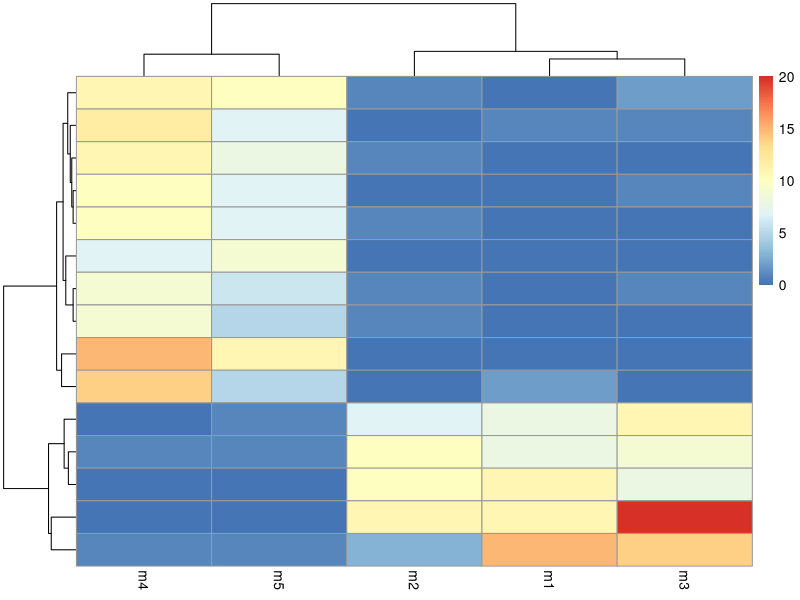
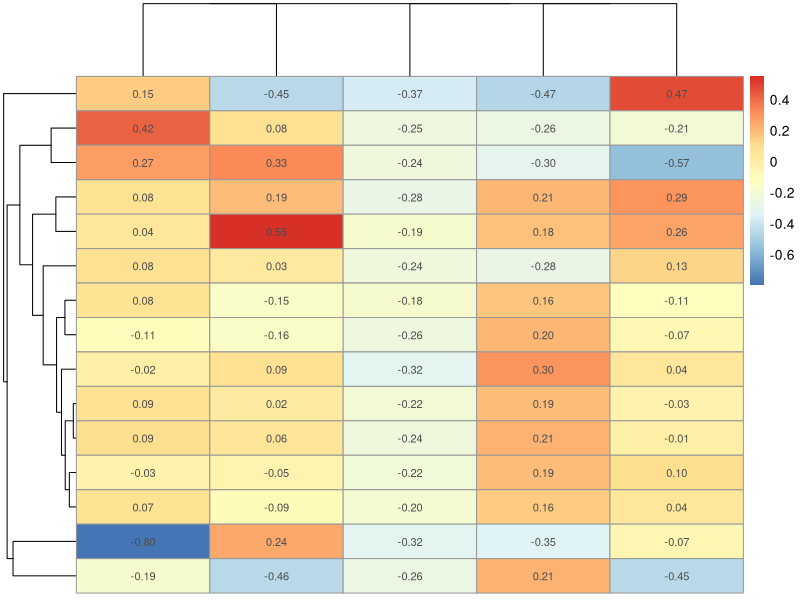
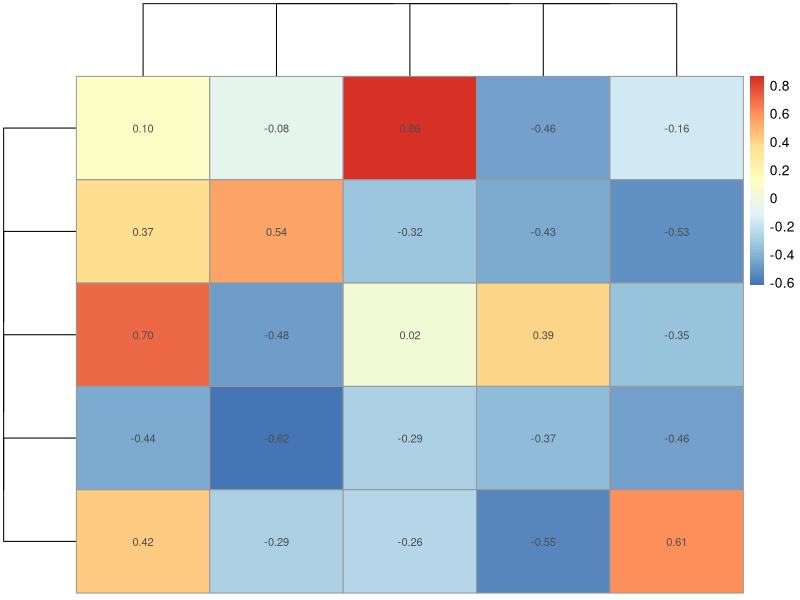
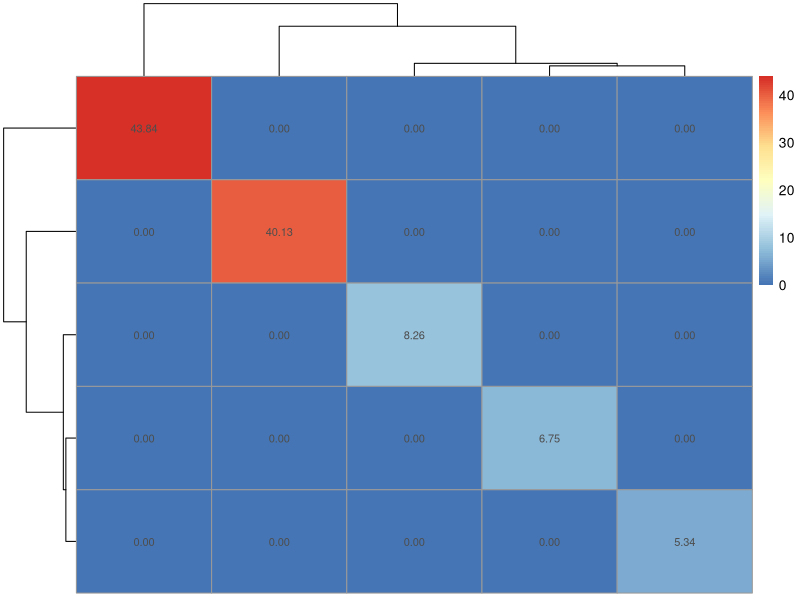
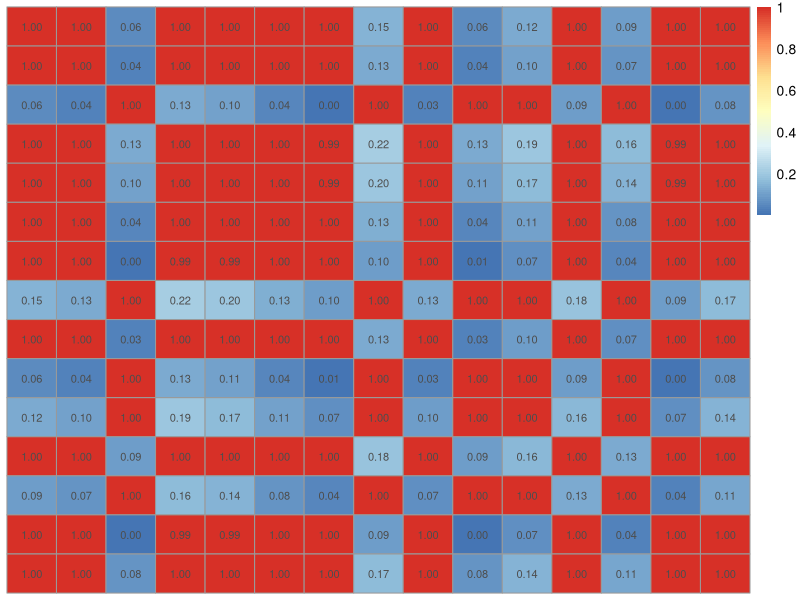
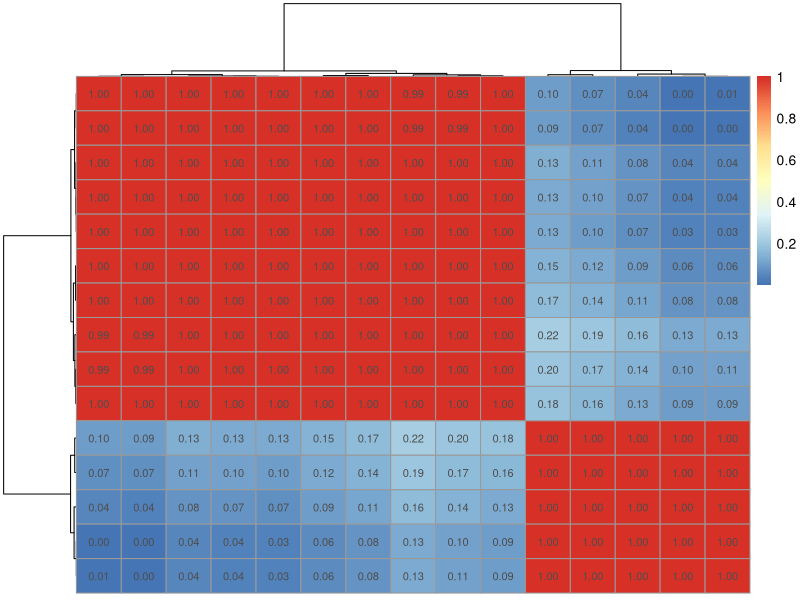

These figures' R source, in order:
library(Matrix)
library(pracma)
library(pheatmap)
dat<-read.csv('data4.csv')
dat
M<-as.matrix(dat)
M
M<-data.matrix(M[,-1])
M
rankMatrix(M)
svd_result<-svd(M)
U<-svd_result$u
Vt<-t(svd_result$v)
D<-diag(svd_result$d)
U
D
Vt
svd_result2<-svd(M,nu=2, nv=2)
U2<-svd_result2$u
Vt2<-t(svd_result2$v)
U2
Vt2
svd_result2
D2<-diag(svd_result2$d,nrow=2, ncol=2)
D2
Mbest<-(U2%*%D2%*%Vt2)
Mbest
S<-M%*%svd_result$v[,1:2]
S
similarity<-matrix(nrow=15, ncol=15)
for (i in c(1:15)){
  for (j in c(1:15)){
    similarity[i, j]<-dot(S[i,],S[j,])/(sqrt(sum(S[i,]^2)*sum((S[j,])^2)))
  }
}
similarity
pheatmap(M)
pheatmap(U,display_numbers = TRUE)
pheatmap(Vt,display_numbers = TRUE)
pheatmap(D,display_numbers = TRUE)

#no clustering
pheatmap(similarity,display_numbers = TRUE, cluster_rows = FALSE, cluster_cols = FALSE)
pheatmap(similarity,display_numbers = TRUE, cluster_rows = TRUE, cluster_cols = TRUE)





